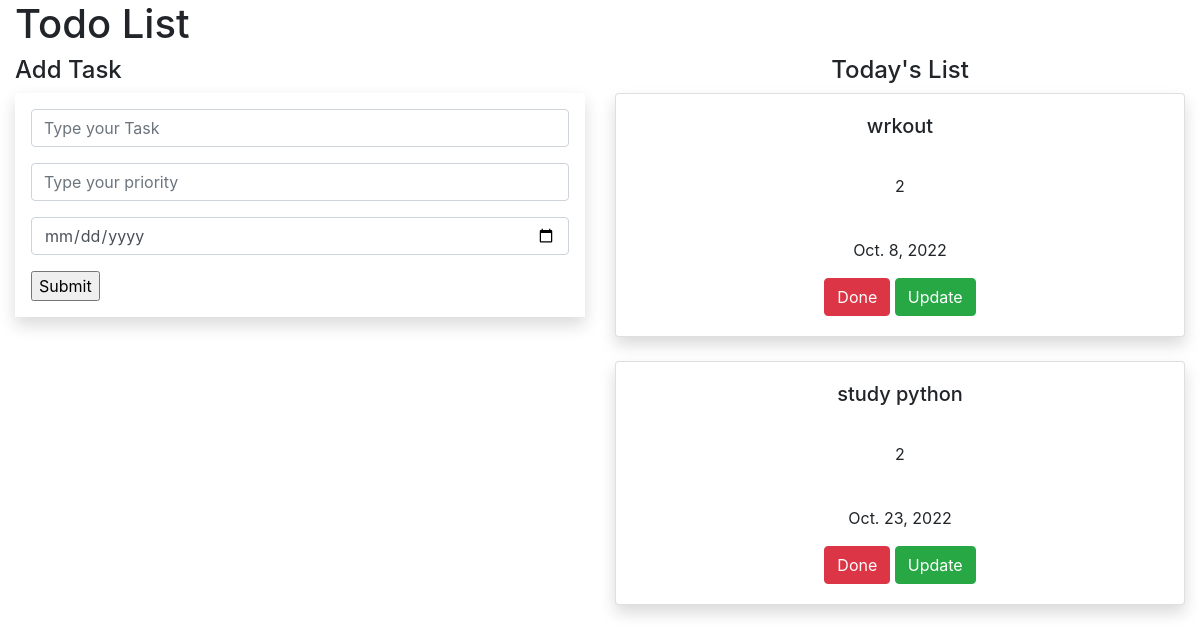
The app's page /, older data.
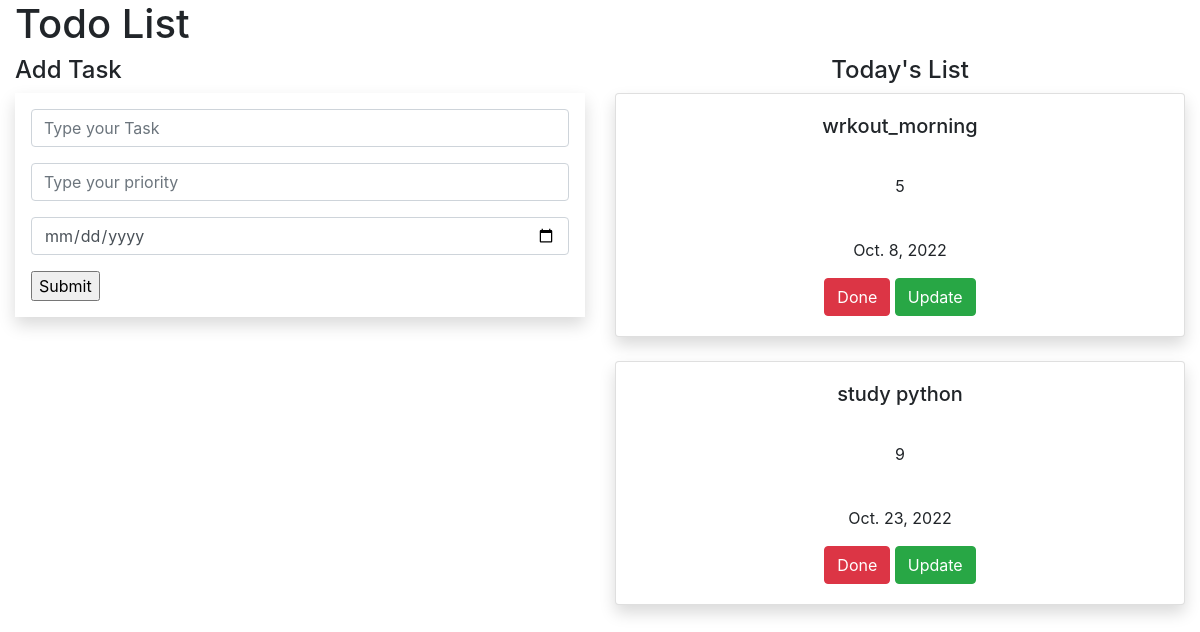
The same page, newer data.
### list/models.py (models this page shows, shortened)
class Task(models.Model):
    name = models.CharField(max_length=100)
    priority = models.IntegerField()
    date = models.DateField(default=datetime.date.today)

### list/views.py (the view)
# urls.py: path('',views.Task_listview.as_view(),name= 'index'),
class Task_listview(ListView):
    model = Task
    template_name = 'task_view.html'
    context_object_name = 'obj1'

### list/templates/task_view.html (shortened to what this page needs)
{% extends 'base.html' %}
{% block content %}
<div class="container-fluid">
  <div class="row">
    <div class="col-md-12">
      <div class="banner">
        <div class="banner-text">
          <h1> Todo List</h1>
        </div>
      </div>
    </div>
  </div>
  <div class="row">
    <div class="col-md-6">
      <h4> Add Task</h4>
      <form method="POST" class="p-3 shadow">
        <div class="form-group">
  <input type="text" name="name" class="form-control" placeholder="Type your Task">
          </div>
        <div class="form-group">
  <input type="text" name="priority" class="form-control" placeholder="Type your priority">
        </div>
          <div class="form-group">
  <input type="date" name="date" class="form-control" placeholder="Type your date">
        </div>
  <input type="submit">
</form>
    </div>
    <div class="col-md-6 text-center">
      <h4> Today's List</h4>
       {% for i in obj1 %}
      <div class="shadow card">
      <div class="card-body">
        <h5 class="card-title"> {{i.name}} </h5>
        <p> <br> {{i.priority}} </p>
          <p> <br> {{i.date}} </p>
        <a class="btn btn-danger" href="{% url 'delete' i.id %}"> Done </a>
         <a class="btn btn-success" href="{% url 'update' i.id %}"> Update </a>
      </div>
      </div><br>
  {% endfor %}
    </div>
  </div>
</div>
 {% endblock %}

### list/templates/base.html (shortened to what this page needs)
<!DOCTYPE html>
<html lang="en">
<head>
    <link rel="stylesheet" href="https://cdn.jsdelivr.net/npm/bootstrap@4.1.3/dist/css/bootstrap.min.css">
</head>
<body>
{% block content %}
{% endblock %}
</body>
</html>

Row changes from the older to the newer data that the page shows:
changed Task: name "wrkout" → "wrkout_morning"; priority "2" → "5"
changed Task "study python": priority "2" → "9"
